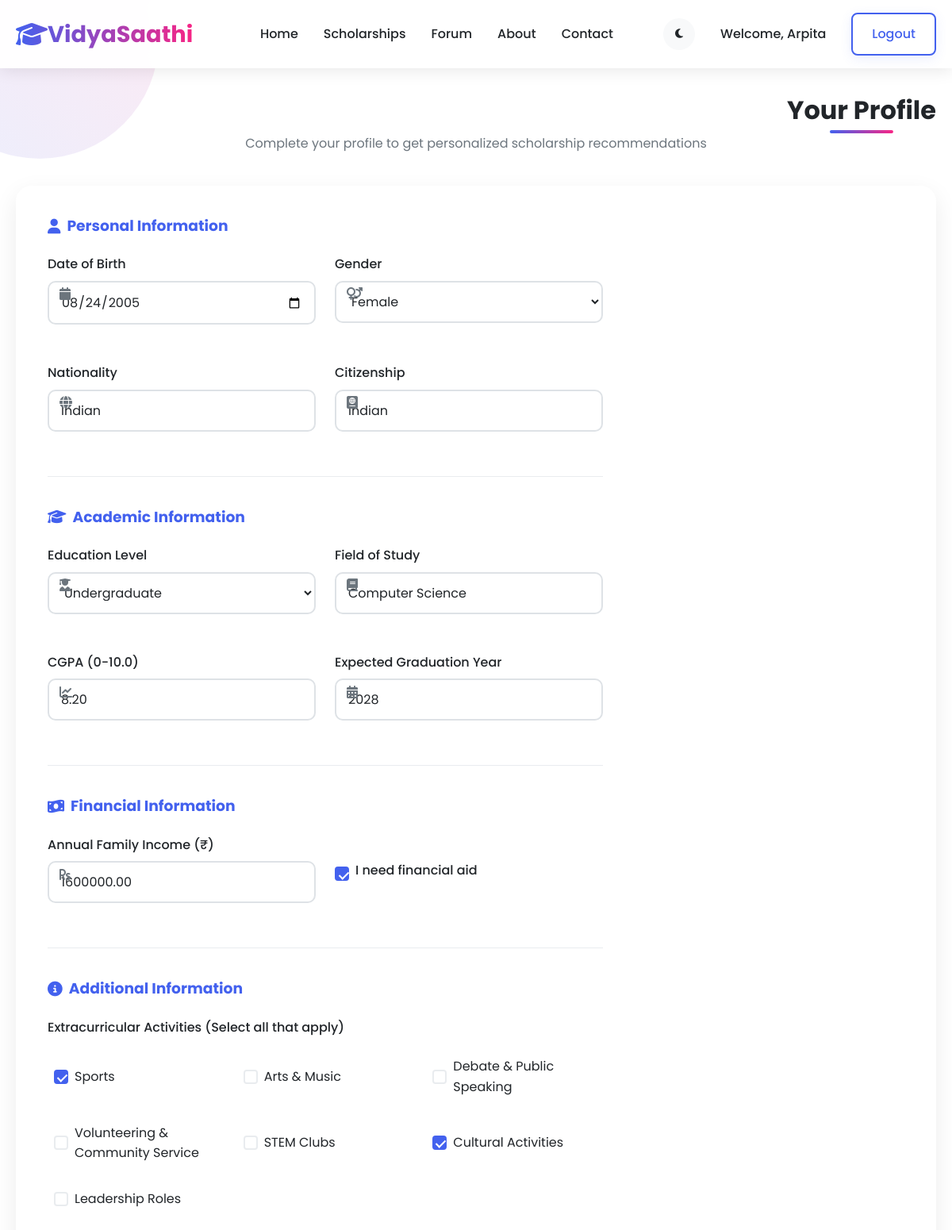
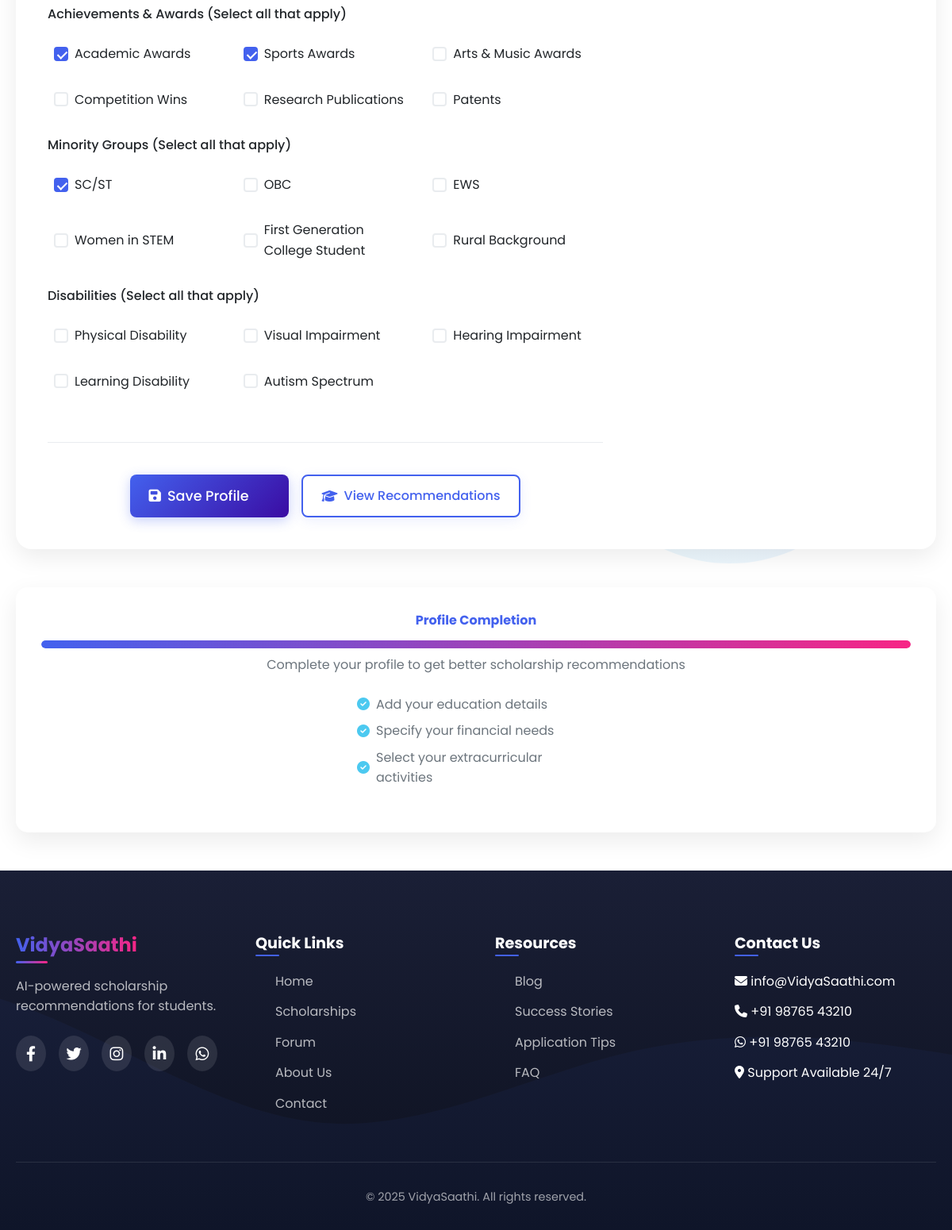
The page /profile/ (signed in) on the database its author committed (2 pictures, top to bottom).
### scholarship_app/models.py (models this page shows, shortened)
class StudentProfile(models.Model):
    user = models.OneToOneField(Signup, on_delete=models.CASCADE)
    date_of_birth = models.DateField(null=True, blank=True)
    gender = models.CharField(max_length=10, choices=[
        ('male', 'Male'),
        ('female', 'Female'),
        ('other', 'Other')
    ], blank=True)
    nationality = models.CharField(max_length=100, blank=True)
    citizenship = models.CharField(max_length=100, blank=True)
    education_level = models.CharField(max_length=20, choices=[
        ('high_school', 'High School'),
        ('undergraduate', 'Undergraduate'),
        ('graduate', 'Graduate'),
        ('phd', 'PhD'),
    ])
    field_of_study = models.CharField(max_length=100, blank=True)
    cgpa = models.DecimalField(max_digits=4, decimal_places=2, null=True, blank=True)  # Changed from gpa to cgpa
    graduation_year = models.IntegerField(null=True, blank=True)
    family_income = models.DecimalField(max_digits=12, decimal_places=2, null=True, blank=True)
    financial_aid_needed = models.BooleanField(default=False)
    extracurriculars = models.TextField(blank=True)  # JSON stored as text
    achievements = models.TextField(blank=True)      # JSON stored as text
    disabilities = models.TextField(blank=True)      # JSON stored as text
    minority_groups = models.TextField(blank=True)   # JSON stored as text
    created_at = models.DateTimeField(auto_now_add=True)
    updated_at = models.DateTimeField(auto_now=True)
    def get_extracurriculars(self):
        try:
            return json.loads(self.extracurriculars) if self.extracurriculars else []
        except:
            return []
    def get_achievements(self):
        try:
            return json.loads(self.achievements) if self.achievements else []
        except:
            return []
    def get_disabilities(self):
        try:
            return json.loads(self.disabilities) if self.disabilities else []
        except:
            return []
    def get_minority_groups(self):
        try:
            return json.loads(self.minority_groups) if self.minority_groups else []
        except:
            return []

### scholarship_app/views.py (the view)
    def wrapper(request, *args, **kwargs):
        if 'user_id' not in request.session:
            messages.error(request, "Please login to access this page.")
            return redirect('login')
        return view_func(request, *args, **kwargs)

### scholarship_app/views.py (called while the page is built)
def frontend_login_required(view_func):
    def wrapper(request, *args, **kwargs):
        if 'user_id' not in request.session:
            messages.error(request, "Please login to access this page.")
            return redirect('login')
        return view_func(request, *args, **kwargs)
    return wrapper

### templates/profile.html (shortened to what this page needs)
{% extends 'base.html' %}
{% load static %}
{% block content %}
<div class="container" style="padding-top: 120px;">
    <div class="profile-header">
        <h2 class="section-title">Your <span class="text-gradient">Profile</span></h2>
        <p>Complete your profile to get personalized scholarship recommendations</p>
    </div>
    <div class="profile-container">
        <form method="post" class="profile-form">
            <div class="form-section">
                <h3><i class="fas fa-user"></i> Personal Information</h3>
                <div class="form-grid">
                    <div class="form-group">
                        <label for="date_of_birth">Date of Birth</label>
                        <input type="date" id="date_of_birth" name="date_of_birth"
                            value="{{ profile.date_of_birth|date:'Y-m-d' }}" class="form-control">
                        <i class="fas fa-calendar"></i>
                    </div>
                    <div class="form-group">
                        <label for="gender">Gender</label>
                        <select id="gender" name="gender" class="form-control">
                            <option value="female" {% if profile.gender == 'female' %}selected{% endif %}>Female</option>
                        </select>
                        <i class="fas fa-venus-mars"></i>
                    </div>
                    <div class="form-group">
                        <label for="nationality">Nationality</label>
                        <input type="text" id="nationality" name="nationality"
                               value="{{ profile.nationality }}" class="form-control" placeholder="e.g., Indian">
                        <i class="fas fa-globe"></i>
                    </div>
                    <div class="form-group">
                        <label for="citizenship">Citizenship</label>
                        <input type="text" id="citizenship" name="citizenship"
                               value="{{ profile.citizenship }}" class="form-control" placeholder="e.g., Indian">
                        <i class="fas fa-passport"></i>
                    </div>
                </div>
            </div>
            <div class="form-section">
                <h3><i class="fas fa-graduation-cap"></i> Academic Information</h3>
                <div class="form-grid">
                    <div class="form-group">
                        <label for="education_level">Education Level</label>
                        <select id="education_level" name="education_level" class="form-control" required>
                            {% for value, label in education_levels %}
                            <option value="{{ value }}" {% if profile.education_level == value %}selected{% endif %}>{{ label }}</option>
                            {% endfor %}
                        </select>
                        <i class="fas fa-user-graduate"></i>
                    </div>
                    <div class="form-group">
                        <label for="field_of_study">Field of Study</label>
                        <input type="text" id="field_of_study" name="field_of_study"
                            value="{{ profile.field_of_study }}" class="form-control" placeholder="e.g., Computer Science">
                        <i class="fas fa-book"></i>
                    </div>
                    <div class="form-group">
                        <label for="cgpa">CGPA (0-10.0)</label>
                        <input type="number" id="cgpa" name="cgpa" step="0.01" min="0" max="10.0"
                            value="{{ profile.cgpa }}" class="form-control" placeholder="e.g., 8.5">
                        <i class="fas fa-chart-line"></i>
                    </div>
                    <div class="form-group">
                        <label for="graduation_year">Expected Graduation Year</label>
                        <input type="number" id="graduation_year" name="graduation_year"
                               value="{{ profile.graduation_year }}" class="form-control" placeholder="e.g., 2025">
                        <i class="fas fa-calendar-alt"></i>
                    </div>
                </div>
            </div>
            <div class="form-section">
                <h3><i class="fas fa-money-bill-wave"></i> Financial Information</h3>
                <div class="form-grid">
                    <div class="form-group">
                        <label for="family_income">Annual Family Income (₹)</label>
                        <input type="number" id="family_income" name="family_income"
                               value="{{ profile.family_income }}" class="form-control" placeholder="e.g., 500000">
                        <i class="fas fa-rupee-sign"></i>
                    </div>
                    <div class="form-group">
                        <div class="checkbox-container">
                            <span class="checkmark"></span>
                            <label for="financial_aid_needed">I need financial aid</label>
                        </div>
                    </div>
                </div>
            </div>
            <div class="form-section">
                <h3><i class="fas fa-info-circle"></i> Additional Information</h3>
                <div class="form-group">
                    <label>Extracurricular Activities (Select all that apply)</label>
                    <div class="checkbox-group">
                        {% for activity in extracurricular_choices %}
                        <div class="checkbox-item">
                            <span class="checkmark"></span>
                            <label for="extracurricular_{{ activity.value }}">{{ activity.label }}</label>
                        </div>
                        {% endfor %}
                    </div>
                </div>
                <div class="form-group">
                    <label>Achievements & Awards (Select all that apply)</label>
                    <div class="checkbox-group">
                        {% for achievement in achievement_choices %}
                        <div class="checkbox-item">
                            <span class="checkmark"></span>
                            <label for="achievement_{{ achievement.value }}">{{ achievement.label }}</label>
                        </div>
                        {% endfor %}
                    </div>
                </div>
                <div class="form-group">
                    <label>Minority Groups (Select all that apply)</label>
                    <div class="checkbox-group">
                        {% for group in minority_choices %}
                        <div class="checkbox-item">
                            <span class="checkmark"></span>
                            <label for="minority_{{ group.value }}">{{ group.label }}</label>
                        </div>
                        {% endfor %}
                    </div>
                </div>
                <div class="form-group">
                    <label>Disabilities (Select all that apply)</label>
                    <div class="checkbox-group">
                        {% for disability in disability_choices %}
                        <div class="checkbox-item">
                            <span class="checkmark"></span>
                            <label for="disability_{{ disability.value }}">{{ disability.label }}</label>
                        </div>
                        {% endfor %}
                    </div>
                </div>
            </div>
            <div class="form-actions">
                <button type="submit" class="btn btn-primary btn-large">
                    <i class="fas fa-save"></i> Save Profile
                </button>
                <a href="{% url 'recommendations' %}" class="btn btn-outline">
                    <i class="fas fa-graduation-cap"></i> View Recommendations
                </a>
            </div>
        </form>
    </div>
    <div class="profile-completion">
        <div class="completion-card">
            <h4>Profile Completion</h4>
            <div class="progress-container">
                <div class="progress-bar">
                    <div class="progress-fill">
                </div>
            </div>
            <p>Complete your profile to get better scholarship recommendations</p>
            <ul class="completion-tips">
                <li><i class="fas fa-check-circle"></i> Add your education details</li>
                <li><i class="fas fa-check-circle"></i> Specify your financial needs</li>
                <li><i class="fas fa-check-circle"></i> Select your extracurricular activities</li>
            </ul>
        </div>
    </div>
</div>
{% endblock %}

### templates/base.html (style rules this page uses)
:root { --primary: #4361ee; --secondary: #3a0ca3; --accent: #f72585; --success: #4cc9f0; --warning: #f9c74f; --danger: #f94144; --gray: #6c757d; --light-gray: #e9ecef; --bg-primary: #ffffff; --bg-secondary: #f8f9fa; --bg-tertiary: #e9ecef; --text-primary: #212529; --text-secondary: #6c757d; --text-muted: #adb5bd; --border-color: #dee2e6; --card-bg: #ffffff; --card-shadow: 0 10px 30px rgba(0, 0, 0, 0.08); --navbar-bg: rgba(255, 255, 255, 0.95); --navbar-text: #212529; --navbar-shadow: 0 2px 20px rgba(0, 0, 0, 0.1); --footer-bg: linear-gradient(to bottom, #1a1f36, #0d111f); --footer-text: #ffffff; --recommendation-bg: #ffffff; --recommendation-text: #212529; --match-score-bg: #4361ee; --match-score-text: #ffffff; }
* { margin: 0; padding: 0; box-sizing: border-box; transition: background-color 0.3s ease, color 0.3s ease, border-color 0.3s ease; }
body { font-family: 'Poppins', sans-serif; line-height: 1.6; color: var(--text-primary); background-color: var(--bg-primary); overflow-x: hidden; }
.feature-card, .completion-card, .recommendation-card, .scholarship-card, .forum-topic, .team-member, .stat, .contact-form, .auth-content, .profile-container, .step-content, .testimonial { background: var(--card-bg); box-shadow: var(--card-shadow); color: var(--text-primary); }
.form-group input, .form-group select, .form-group textarea, .search-box input, .filters select, .forum-filter select, .newsletter-input { background: var(--bg-primary); color: var(--text-primary); border-color: var(--border-color); }
.form-group label { color: var(--text-primary); }

### rows shown on the page
StudentProfile: date_of_birth "08/24/2005", gender "Female", nationality "Indian", citizenship "Indian", education_level "Undergraduate", field_of_study "Computer Science", cgpa "8.20", graduation_year "2028", family_income "1600000.00"

### other values the page prints
{{ request.session.user_name }} "Arpita"
{{ activity.label }} "Sports" "Arts & Music" "Debate & Public Speaking" "Volunteering & Community Service" "STEM Clubs" "Cultural Activities" "Leadership Roles"
{{ achievement.label }} "Academic Awards" "Sports Awards" "Arts & Music Awards" "Competition Wins" "Research Publications" "Patents"
{{ group.label }} "SC/ST" "OBC" "EWS" "Women in STEM" "First Generation College Student" "Rural Background"
{{ disability.label }} "Physical Disability" "Visual Impairment" "Hearing Impairment" "Learning Disability" "Autism Spectrum"
